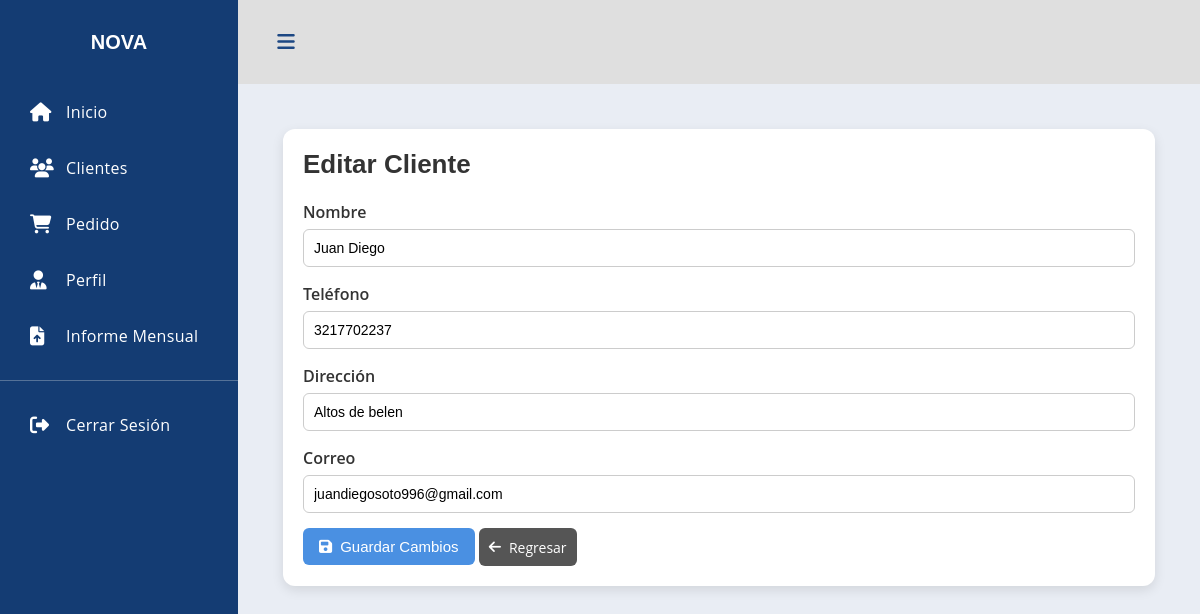
The page /clientes/editar/1/ on the database as committed earlier.
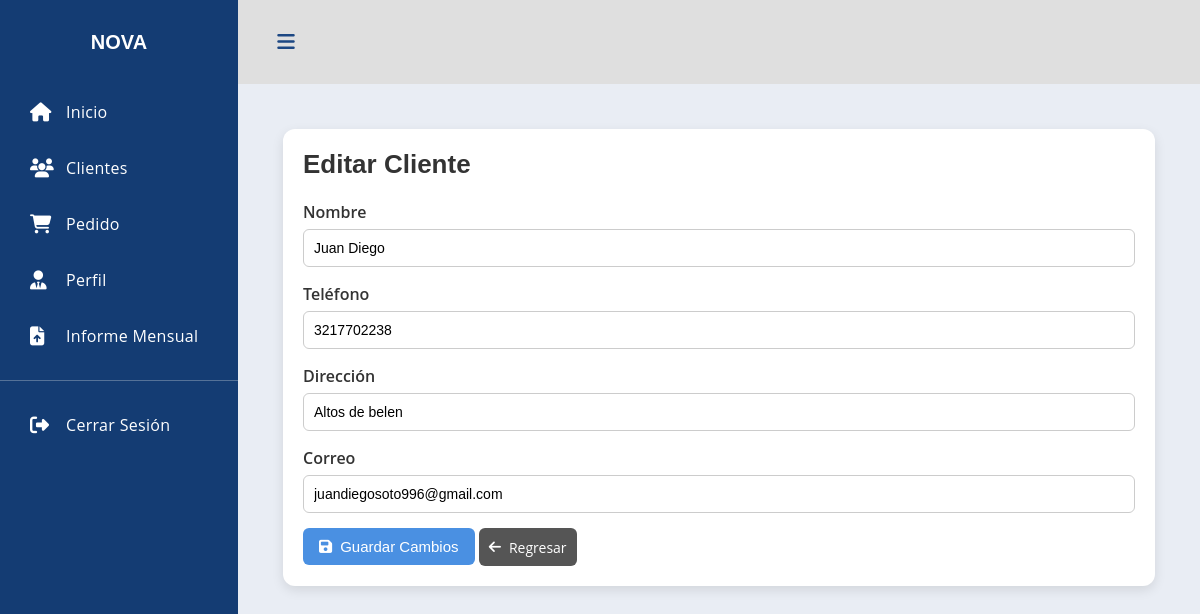
The same page on the database as committed later.
### CreacionUsu/models.py (models this page shows, shortened)
class Cliente(models.Model):
    id_cliente = models.AutoField(primary_key=True)
    nombre = models.CharField(max_length=200)
    telefono = models.CharField(max_length=20)
    direccion = models.CharField(max_length=255)
    correo = models.EmailField(blank=True, null=True)
    fecha_registro = models.DateTimeField(auto_now_add=True)

### CreacionUsu/views.py (the view)
# urls.py: path('editar/<int:id>/', views.editar_cliente, name='editar_cliente'),
def editar_cliente(request, id):
    cliente = get_object_or_404(Cliente, id_cliente=id)
    if request.method == 'POST':
        form = ClienteForm(request.POST, instance=cliente)
        if form.is_valid():
            form.save()
            return redirect('lista_clientes')
    else:
        form = ClienteForm(instance=cliente)
    return render(request, 'clientes/editar_cliente.html', {'form': form})

### CreacionUsu/forms.py
class ClienteForm(forms.ModelForm):
    telefono = forms.IntegerField(
        min_value=0,
        label="Teléfono",
        error_messages={
            "invalid": "Solo se permiten números en el teléfono.",
            "required": "El teléfono es obligatorio."
        },
        widget=forms.NumberInput(attrs={
            "class": "form-control",
            "placeholder": "Ingrese solo números"
        })
    )
    direccion = forms.CharField(
        widget=forms.TextInput(attrs={
            "class": "form-control",
            "placeholder": "Pon tu dirección válida"
        })
    )
    correo = forms.EmailField(
        required=False,
        widget=forms.EmailInput(attrs={
            "class": "form-control",
            "placeholder": "Ingresa un correo válido"
        })
    )
    class Meta:
        model = Cliente
        fields = ['nombre', 'telefono', 'direccion', 'correo']

### CreacionUsu/templates/clientes/editar_cliente.html (shortened to what this page needs)
{% extends 'menu/menu.html' %}
{% load static %}
{% block content %}
<link rel="stylesheet" href="{% static 'CreacionUsu/css/style.css' %}">
<div class="cliente-container">
    <div class="cliente-card">
        <div class="cliente-card-header">
            <h1>Editar Cliente</h1>
        </div>
        <div class="cliente-card-body">
            <form method="POST" novalidate>
                <div class="form-group">
                    <label for="id_nombre">Nombre</label>
                    {{ form.nombre }}
                </div>
                <div class="form-group">
                    <label for="id_telefono">Teléfono</label>
                    {{ form.telefono }}
                </div>
                <div class="form-group">
                    <label for="id_direccion">Dirección</label>
                    {{ form.direccion }}
                </div>
                <div class="form-group">
                    <label for="id_correo">Correo</label>
                    {{ form.correo }}
                </div>
                <button type="submit" class="btn-primary">
                    <i class="fas fa-save"></i> Guardar Cambios
                </button>
                <a href="{% url 'lista_clientes' %}" class="btn-secondary">
                    <i class="fas fa-arrow-left"></i> Regresar
                </a>
            </form>
        </div>
    </div>
</div>
{% endblock %}

Rows that differ between the two databases and show on the page:
changed Cliente "Juan Diego": telefono "3217702237" → "3217702238"
